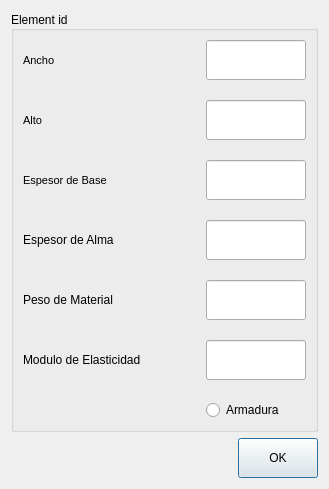
<?xml version="1.0" encoding="UTF-8"?>
<ui version="4.0">
 <class>Dialog</class>
 <widget class="QDialog" name="Dialog">
  <property name="geometry">
   <rect>
    <x>0</x>
    <y>0</y>
    <width>329</width>
    <height>489</height>
   </rect>
  </property>
  <property name="windowTitle">
   <string>Dialog</string>
  </property>
  <layout class="QVBoxLayout" name="verticalLayout">
   <item>
    <widget class="QGroupBox" name="concrete_group">
     <property name="title">
      <string>Element id</string>
     </property>
     <property name="alignment">
      <set>Qt::AlignLeading|Qt::AlignLeft|Qt::AlignVCenter</set>
     </property>
     <layout class="QGridLayout" name="gridLayout_2">
      <property name="verticalSpacing">
       <number>20</number>
      </property>
      <item row="5" column="0">
       <widget class="QLabel" name="label_2">
        <property name="text">
         <string>Peso de Material</string>
        </property>
       </widget>
      </item>
      <item row="6" column="1">
       <widget class="QLineEdit" name="input_e_val">
        <property name="minimumSize">
         <size>
          <width>0</width>
          <height>40</height>
         </size>
        </property>
        <property name="maximumSize">
         <size>
          <width>100</width>
          <height>16777215</height>
         </size>
        </property>
        <property name="layoutDirection">
         <enum>Qt::RightToLeft</enum>
        </property>
       </widget>
      </item>
      <item row="6" column="0">
       <widget class="QLabel" name="label_3">
        <property name="text">
         <string>Modulo de Elasticidad</string>
        </property>
       </widget>
      </item>
      <item row="7" column="1">
       <widget class="QRadioButton" name="input_armour_val">
        <property name="text">
         <string>Armadura</string>
        </property>
       </widget>
      </item>
      <item row="4" column="0">
       <widget class="QLabel" name="label">
        <property name="text">
         <string>Espesor de Alma</string>
        </property>
       </widget>
      </item>
      <item row="5" column="1">
       <widget class="QLineEdit" name="input_pmat_val">
        <property name="minimumSize">
         <size>
          <width>0</width>
          <height>40</height>
         </size>
        </property>
        <property name="maximumSize">
         <size>
          <width>100</width>
          <height>16777215</height>
         </size>
        </property>
        <property name="layoutDirection">
         <enum>Qt::RightToLeft</enum>
        </property>
       </widget>
      </item>
      <item row="4" column="1">
       <widget class="QLineEdit" name="input_tw_val">
        <property name="minimumSize">
         <size>
          <width>0</width>
          <height>40</height>
         </size>
        </property>
        <property name="maximumSize">
         <size>
          <width>100</width>
          <height>16777215</height>
         </size>
        </property>
        <property name="layoutDirection">
         <enum>Qt::RightToLeft</enum>
        </property>
       </widget>
      </item>
      <item row="3" column="1">
       <widget class="QLineEdit" name="input_tf_val">
        <property name="minimumSize">
         <size>
          <width>0</width>
          <height>40</height>
         </size>
        </property>
        <property name="maximumSize">
         <size>
          <width>100</width>
          <height>40</height>
         </size>
        </property>
        <property name="layoutDirection">
         <enum>Qt::RightToLeft</enum>
        </property>
        <property name="inputMethodHints">
         <set>Qt::ImhDigitsOnly|Qt::ImhFormattedNumbersOnly</set>
        </property>
        <property name="text">
         <string/>
        </property>
       </widget>
      </item>
      <item row="1" column="0">
       <widget class="QLabel" name="lab_zap_anch">
        <property name="font">
         <font>
          <pointsize>8</pointsize>
          <weight>50</weight>
          <bold>false</bold>
         </font>
        </property>
        <property name="text">
         <string>Ancho</string>
        </property>
       </widget>
      </item>
      <item row="2" column="1">
       <widget class="QLineEdit" name="input_bf_val">
        <property name="minimumSize">
         <size>
          <width>0</width>
          <height>40</height>
         </size>
        </property>
        <property name="maximumSize">
         <size>
          <width>100</width>
          <height>40</height>
         </size>
        </property>
        <property name="layoutDirection">
         <enum>Qt::RightToLeft</enum>
        </property>
        <property name="inputMethodHints">
         <set>Qt::ImhDigitsOnly|Qt::ImhFormattedNumbersOnly</set>
        </property>
       </widget>
      </item>
      <item row="3" column="0">
       <widget class="QLabel" name="lab_con_anc">
        <property name="font">
         <font>
          <pointsize>8</pointsize>
          <weight>50</weight>
          <bold>false</bold>
         </font>
        </property>
        <property name="text">
         <string>Espesor de Base</string>
        </property>
       </widget>
      </item>
      <item row="1" column="1">
       <widget class="QLineEdit" name="input_d_val">
        <property name="minimumSize">
         <size>
          <width>0</width>
          <height>40</height>
         </size>
        </property>
        <property name="maximumSize">
         <size>
          <width>100</width>
          <height>40</height>
         </size>
        </property>
        <property name="layoutDirection">
         <enum>Qt::LeftToRight</enum>
        </property>
        <property name="inputMethodHints">
         <set>Qt::ImhDigitsOnly|Qt::ImhFormattedNumbersOnly</set>
        </property>
       </widget>
      </item>
      <item row="2" column="0">
       <widget class="QLabel" name="lab_zap_alt">
        <property name="font">
         <font>
          <pointsize>8</pointsize>
          <weight>50</weight>
          <bold>false</bold>
         </font>
        </property>
        <property name="text">
         <string>Alto</string>
        </property>
       </widget>
      </item>
     </layout>
    </widget>
   </item>
   <item>
    <widget class="QPushButton" name="ok_btn">
     <property name="minimumSize">
      <size>
       <width>80</width>
       <height>40</height>
      </size>
     </property>
     <property name="maximumSize">
      <size>
       <width>80</width>
       <height>40</height>
      </size>
     </property>
     <property name="sizeIncrement">
      <size>
       <width>80</width>
       <height>40</height>
      </size>
     </property>
     <property name="layoutDirection">
      <enum>Qt::RightToLeft</enum>
     </property>
     <property name="text">
      <string>OK</string>
     </property>
    </widget>
   </item>
  </layout>
 </widget>
 <resources/>
 <connections/>
</ui>
